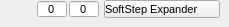
   <widget class="QWidget" name="bankDeviceView">
    <property name="styleSheet">
     <string notr="true">/*----------- QComboBox ------------*/
QComboBox
{
	padding-right: 7px;
}

QComboBox QListView
{
	background-color: rgb(40, 40, 40);
	border: transparent;
	font: 9px &quot;Tahoma&quot;;
	padding-left: 3px;
	padding-right: 3px;
	min-width: 65px;
	min-height: 25px;
}

QComboBox QAbstractItemView::item
{
	min-height: 65px;
	min-width: 65px;

}

QComboBox::item:selected
{
	border: 1px solid transparent;
	background: rgb(0,174,239);
}

QComboBox::indicator
{
	background-color: transparent;
	selection-background-color: transparent;
	color: transparent;
	selection-color: white;
}

QComboBox::drop-down
{
	width: 1px;
	height: 1px;
	subcontrol-origin: margin;
	subcontrol-position: right center;
	border-left-width: 0px;
	border-right-width: 0px;
	border-top-width: 0px;
	border-bottom-width: 0px;
}

QComboBox::down-arrow
{
	border: none;
	background: none;
	image: url(:/resources/modline_combobox_menu_arrows.png);
	padding-right: 10px;
}
</string>
    </property>
    <widget class="QComboBox" name="bankdevice">
     <property name="geometry">
      <rect>
       <x>104</x>
       <y>0</y>
       <width>116</width>
       <height>18</height>
      </rect>
     </property>
     <property name="font">
      <font>
       <family>Tahoma</family>
       <pointsize>8</pointsize>
       <weight>50</weight>
       <italic>false</italic>
       <bold>false</bold>
      </font>
     </property>
     <property name="focusPolicy">
      <enum>Qt::StrongFocus</enum>
     </property>
     <property name="contextMenuPolicy">
      <enum>Qt::DefaultContextMenu</enum>
     </property>
     <property name="toolTip">
      <string>Sets the MIDI port to which the message will be output.</string>
     </property>
     <property name="styleSheet">
      <string notr="true">/*----------- QComboBox ------------*/
QComboBox
{
	padding-right: 7px;
}

QComboBox QListView
{
	background-color: rgb(40, 40, 40);
	border: transparent;
	font: 9px &quot;Tahoma&quot;;
	padding-left: 3px;
	padding-right: 3px;
	min-width: 65px;
	min-height: 25px;
}

QComboBox QAbstractItemView::item
{
	min-height: 65px;
	min-width: 65px;

}

QComboBox::item:selected
{
	border: 1px solid transparent;
	background: rgb(0,174,239);
}

QComboBox::indicator
{
	background-color: transparent;
	selection-background-color: transparent;
	color: transparent;
	selection-color: white;
}

QComboBox::drop-down
{
	width: 1px;
	height: 1px;
	subcontrol-origin: margin;
	subcontrol-position: right center;
	border-left-width: 0px;
	border-right-width: 0px;
	border-top-width: 0px;
	border-bottom-width: 0px;
}

QComboBox::down-arrow
{
	border: none;
	background: none;
	image: url(:/resources/modline_combobox_menu_arrows.png);
	padding-right: 10px;
}</string>
     </property>
     <property name="maxVisibleItems">
      <number>16</number>
     </property>
     <property name="minimumContentsLength">
      <number>100</number>
     </property>
     <property name="iconSize">
      <size>
       <width>8</width>
       <height>8</height>
      </size>
     </property>
     <item>
      <property name="text">
       <string>SoftStep Expander</string>
      </property>
     </item>
     <item>
      <property name="text">
       <string>SSCOM Port 1</string>
      </property>
     </item>
    </widget>
    <widget class="QSpinBox" name="bankmsb">
     <property name="geometry">
      <rect>
       <x>37</x>
       <y>0</y>
       <width>30</width>
       <height>18</height>
      </rect>
     </property>
     <property name="font">
      <font>
       <family>Tahoma</family>
       <pointsize>8</pointsize>
       <weight>50</weight>
       <italic>false</italic>
       <bold>false</bold>
      </font>
     </property>
     <property name="focusPolicy">
      <enum>Qt::StrongFocus</enum>
     </property>
     <property name="toolTip">
      <string>Sets the MSB for the bank message. The LSB will be &lt;br&gt;filled in by whatever value is coming through the modline.</string>
     </property>
     <property name="frame">
      <bool>true</bool>
     </property>
     <property name="alignment">
      <set>Qt::AlignCenter</set>
     </property>
     <property name="buttonSymbols">
      <enum>QAbstractSpinBox::NoButtons</enum>
     </property>
     <property name="maximum">
      <number>127</number>
     </property>
    </widget>
    <widget class="QSpinBox" name="bankchannel">
     <property name="geometry">
      <rect>
       <x>69</x>
       <y>0</y>
       <width>30</width>
       <height>18</height>
      </rect>
     </property>
     <property name="font">
      <font>
       <family>Tahoma</family>
       <pointsize>8</pointsize>
       <weight>50</weight>
       <italic>false</italic>
       <bold>false</bold>
      </font>
     </property>
     <property name="focusPolicy">
      <enum>Qt::StrongFocus</enum>
     </property>
     <property name="toolTip">
      <string>Sets the MIDI channel to output on.</string>
     </property>
     <property name="frame">
      <bool>true</bool>
     </property>
     <property name="alignment">
      <set>Qt::AlignCenter</set>
     </property>
     <property name="buttonSymbols">
      <enum>QAbstractSpinBox::NoButtons</enum>
     </property>
     <property name="maximum">
      <number>16</number>
     </property>
    </widget>
   </widget>
